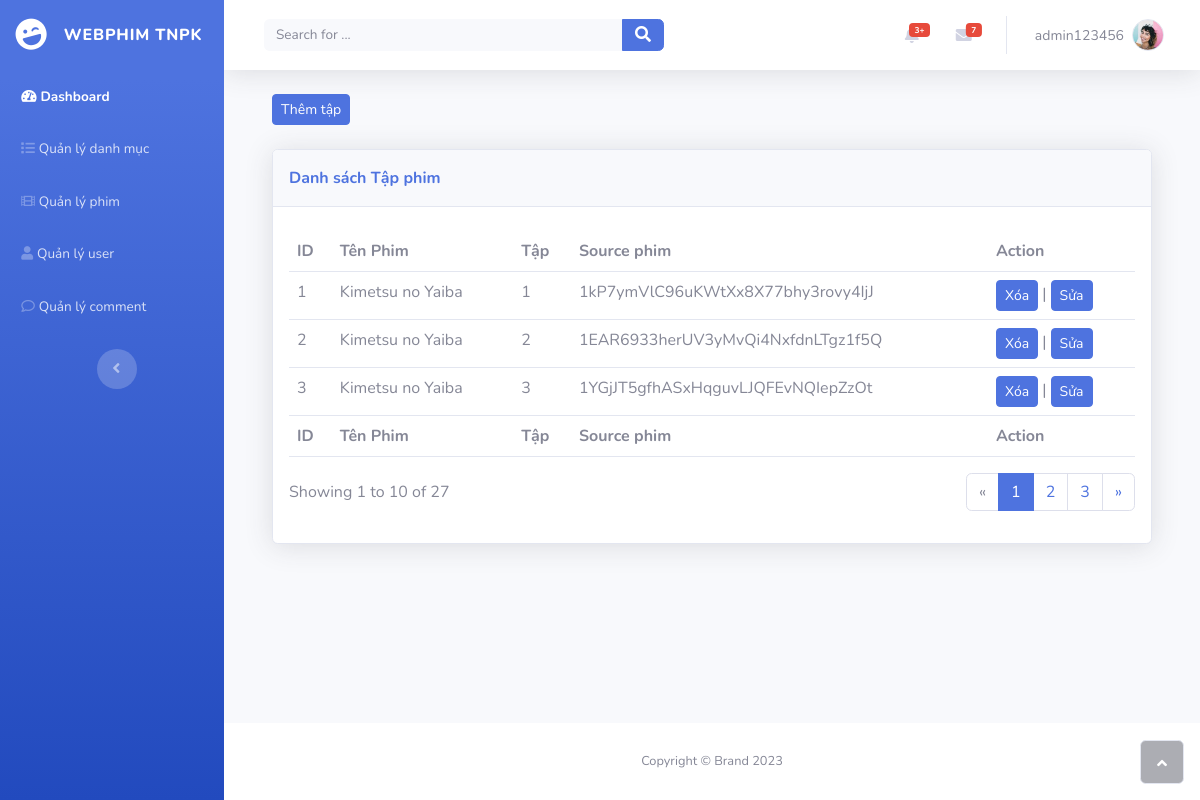
/Webphim/admin/index.php?action=quanlyTapPhim&query=lietke&IDPhim=1 (signed in), run on the app's committed database.
### tables this page shows
CREATE TABLE `tapphim` (
  `IDTapPhim` int(11) NOT NULL,
  `IDPhim` int(11) NOT NULL,
  `TapSo` int(11) NOT NULL,
  `SourcePhim` varchar(255) NOT NULL
);

### Webphim/admin/modules/quanlyTapPhim/lietke.php (the view, shortened to what this page needs)
<?php
$idphim =$_GET['IDPhim'];
$sql_lietke_taphim='SELECT * from tapphim inner join (select IDPhim, TenPhim from phim)x ON tapphim.IDPhim = x.IDPhim AND tapphim.IDPhim="'.$idphim.'"' ;
$query_lietke_tapphim = mysqli_query($mysqli, $sql_lietke_taphim);
?>
<div class="container-fluid">
<a style="text-decoration:none" href="index.php?action=quanlyTapPhim&query=them&IDPhim=<?php echo $idphim?>">
    <button class="btn btn-primary btn-sm">
        Thêm tập
    </button>
</a>
<br>
<br>
<div class="card shadow">
    <div class="card-header py-3">
        <p class="text-primary m-0 fw-bold">Danh sách Tập phim</p>
    </div>
    <div class="card-body">
        <div id="dataTable" class="table-responsive table mt-2" role="grid" aria-describedby="dataTable_info">
            <table id="dataTable" class="table my-0">
                <thead>
                    <tr>
                    <th>ID</th>
                    <th>Tên Phim</th>
                    <th>Tập</th>
                    <th>Source phim</th>
                    <th>Action</th>
                    </tr>
                </thead>
                <tbody>
                <?php
        while ($rowx = mysqli_fetch_array($query_lietke_tapphim)) {
        ?>
            <tr>
                <td><?php echo $rowx['IDTapPhim'] ?></td>
                <td><?php echo $rowx['TenPhim'] ?></td>
                <td><?php echo $rowx['TapSo'] ?></td>
                <td><?php echo $rowx['SourcePhim'] ?></td>
                <td>
                        <a style="text-decoration:none"  href="modules/quanlyTapPhim/xuli.php?IDPhim=<?php echo $rowx['IDPhim'] ?>&IDTapPhim=<?php echo $rowx['IDTapPhim'] ?>">
                                <button class="btn btn-primary btn-sm">
                                    Xóa
                                </button>
                            </a> | <a  style="text-decoration:none" href="index.php?action=quanlyTapPhim&query=sua&IDPhim=<?php echo $rowx['IDPhim']  ?>&IDTapPhim=<?php echo $rowx['IDTapPhim'] ?>">
                            <button class="btn btn-primary btn-sm" >
                                    Sửa
                                </button>
                        </a>
                </td>
            </tr>
        <?php
        }
        ?>
                </tbody>
                <tfoot>
                    <tr>
                        <th>ID</th>
                        <th>Tên Phim</th>
                        <th>Tập</th>
                        <th>Source phim</th>
                        <th>Action</th>
                    </tr>
                </tfoot>
            </table>
        </div>
        <div class="row">
            <div class="col-md-6 align-self-center">
                <p id="dataTable_info" class="dataTables_info" role="status" aria-live="polite">Showing 1 to 10 of 27</p>
            </div>
            <div class="col-md-6">
                <nav class="d-lg-flex justify-content-lg-end dataTables_paginate paging_simple_numbers">
                    <ul class="pagination">
                        <li class="page-item disabled"><a class="page-link" aria-label="Previous" href="#"><span aria-hidden="true">«</span></a></li>
                        <li class="page-item active"><a class="page-link" href="#">1</a></li>
                        <li class="page-item"><a class="page-link" href="#">2</a></li>
                        <li class="page-item"><a class="page-link" href="#">3</a></li>
                        <li class="page-item"><a class="page-link" aria-label="Next" href="#"><span aria-hidden="true">»</span></a></li>
                    </ul>
                </nav>
            </div>
        </div>
    </div>
</div>
</div>

### data on the page
tapphim: IDTapPhim "1", TenPhim "Kimetsu no Yaiba", TapSo "1", SourcePhim "1kP7ymVlC96uKWtXx8X77bhy3rovy4IjJ"
tapphim: IDTapPhim "2", TenPhim "Kimetsu no Yaiba", TapSo "2", SourcePhim "1EAR6933herUV3yMvQi4NxfdnLTgz1f5Q"
tapphim: IDTapPhim "3", TenPhim "Kimetsu no Yaiba", TapSo "3", SourcePhim "1YGjJT5gfhASxHqguvLJQFEvNQIepZzOt"

### other printed values
$_SESSION['login'] "admin123456"
